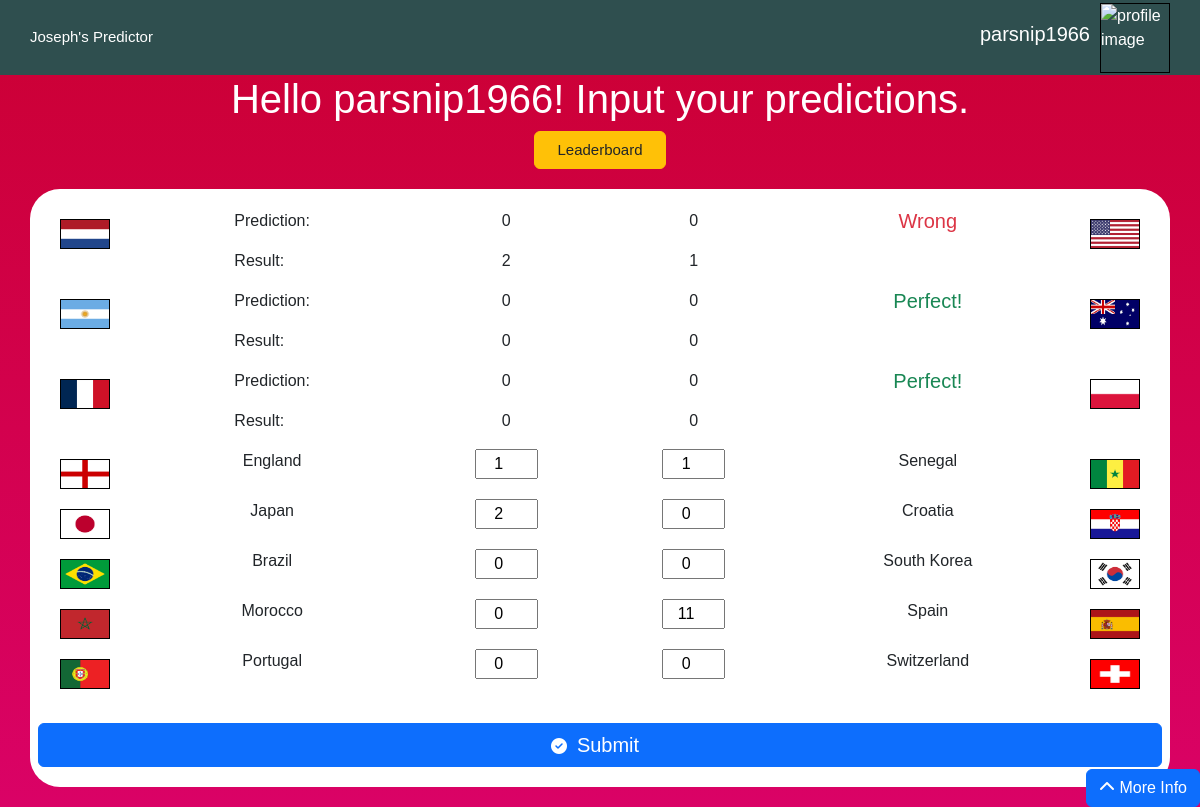
The app's page /submitted (signed in) with its own data.
### main.py (models this page shows)
class User(UserMixin, db.Model):
    id = db.Column(db.Integer, primary_key=True)
    email = db.Column(db.String(100), unique=True)
    password = db.Column(db.String(100))
    username = db.Column(db.String(20))
    predictions = db.Column(JSON)
    score = db.Column(db.Integer)
    position = db.Column(db.Integer)
    image = db.Column(db.String(100))

### main.py (the view)
@app.route("/submitted", methods=['GET', 'POST'])
@login_required
def submitted():
    global preDICTions, username, position
    username = current_user.username
    position = current_user.position
    preDICTions = loads(current_user.predictions)
    if username == "parsnip1966":
        preDICTions["payload"][0] = 0
        preDICTions["payload"][1] = 0
        preDICTions["payload"][2] = 0
        preDICTions["payload"][3] = 0
        preDICTions["payload"][4] = 0
        preDICTions["payload"][5] = 0
        preDICTions["payload"][6] = 0
        preDICTions["payload"][7] = 0
        preDICTions["payload"][8] = 0
        preDICTions["payload"][9] = 0
        preDICTions["payload"][10] = 0
        preDICTions["payload"][11] = 0
        preDICTions["payload"][12] = 0
        preDICTions["payload"][13] = 0
        preDICTions["payload"][14] = 0
        preDICTions["payload"][15] = 0
        preDICTions["payload"][16] = 0
        preDICTions["payload"][17] = 0
        preDICTions["payload"][18] = 0
        preDICTions["payload"][19] = 0
        preDICTions["payload"][20] = 0
        preDICTions["payload"][21] = 0
        preDICTions["payload"][22] = 0
        preDICTions["payload"][23] = 0
        preDICTions["payload"][24] = 0
        preDICTions["payload"][25] = 0
        preDICTions["payload"][26] = 0
        preDICTions["payload"][27] = 0
        preDICTions["payload"][28] = 0
        preDICTions["payload"][29] = 0
        preDICTions["payload"][30] = 0
        preDICTions["payload"][31] = 0
        preDICTions["payload"][32] = 0
        preDICTions["payload"][33] = 0
        preDICTions["payload"][34] = 0
        preDICTions["payload"][35] = 0
        preDICTions["payload"][36] = 0
        preDICTions["payload"][37] = 0
        preDICTions["payload"][38] = 0
        preDICTions["payload"][39] = 0
        preDICTions["payload"][40] = 0
        preDICTions["payload"][41] = 0
        preDICTions["payload"][42] = 0
        preDICTions["payload"][43] = 0
        preDICTions["payload"][44] = 0
        preDICTions["payload"][45] = 0
        preDICTions["payload"][46] = 0
        preDICTions["payload"][47] = 0
        preDICTions["payload"][48] = 0
        preDICTions["payload"][49] = 0
        preDICTions["payload"][50] = 0
        preDICTions["payload"][51] = 0
        preDICTions["payload"][52] = 0
        preDICTions["payload"][53] = 0
        preDICTions["payload"][54] = 0
        preDICTions["payload"][55] = 0
        preDICTions["payload"][56] = 0
        preDICTions["payload"][57] = 0
        preDICTions["payload"][58] = 0
        preDICTions["payload"][59] = 0
        preDICTions["payload"][60] = 0
        preDICTions["payload"][61] = 0
        preDICTions["payload"][62] = 0
        preDICTions["payload"][63] = 0
        preDICTions["payload"][64] = 0
        preDICTions["payload"][65] = 0
        preDICTions["payload"][66] = 0
        preDICTions["payload"][67] = 0
        preDICTions["payload"][68] = 0
        preDICTions["payload"][69] = 0
        preDICTions["payload"][70] = 0
        preDICTions["payload"][71] = 0
        preDICTions["payload"][72] = 0
        preDICTions["payload"][73] = 0
        preDICTions["payload"][74] = 0
        preDICTions["payload"][75] = 0
        preDICTions["payload"][76] = 0
        preDICTions["payload"][77] = 0
        preDICTions["payload"][78] = 0
        preDICTions["payload"][79] = 0
        preDICTions["payload"][80] = 0
        preDICTions["payload"][81] = 0
        preDICTions["payload"][82] = 0
        preDICTions["payload"][83] = 0
        preDICTions["payload"][84] = 0
        preDICTions["payload"][85] = 0
        preDICTions["payload"][86] = 0
        preDICTions["payload"][87] = 0
        preDICTions["payload"][88] = 0
        preDICTions["payload"][89] = 0
        preDICTions["payload"][90] = 0
        preDICTions["payload"][91] = 0
        preDICTions["payload"][92] = 0
        preDICTions["payload"][93] = 0
        preDICTions["payload"][94] = 0
        preDICTions["payload"][95] = 0
        preDICTions["payload"][96] = 0
        preDICTions['payload'][8] = 2
        preDICTions['payload'][9] = 0
        preDICTions['payload'][10] = 1
        preDICTions['payload'][11] = 2
        preDICTions['payload'][20] = 0
        preDICTions['payload'][21] = 3
        preDICTions['payload'][22] = 0
        preDICTions['payload'][23] = 1
        current_user.predictions = dumps(preDICTions)
        db.session.commit()
    calculate_score()
    if request.method == "POST":
        for num, i in enumerate(request.form):
            preDICTions['payload'][num] = request.form[i]
        current_user.predictions = dumps(preDICTions)
        db.session.commit()
        return render_template("submitted.html", username=username, predictions=preDICTions['payload'], score=current_user.score, position=position, pfp=pfp)
    return render_template("roundof16.html", username=username, predictions=preDICTions['payload'], score=current_user.score, countries=countries, pfp=pfp, real_scores=real_scores)

### main.py (called while the page is built)
def calculate_score():
    current_user.score = 0
    for i in range(0, 126, 2):
        if real_scores[i] != -1:
            print(preDICTions["payload"][i], preDICTions["payload"][i+1])
            if real_scores[i] == int(preDICTions["payload"][i]) and real_scores[i+1] == int(preDICTions["payload"][i+1]):
                current_user.score += 3
            elif real_scores[i] > real_scores[i+1] and int(preDICTions["payload"][i]) > int(preDICTions["payload"][i+1]):
                current_user.score += 1
            elif real_scores[i] < real_scores[i+1] and int(preDICTions["payload"][i]) < int(preDICTions["payload"][i+1]):
                current_user.score += 1
            elif real_scores[i] == real_scores[i+1] and int(preDICTions["payload"][i]) == int(preDICTions["payload"][i+1]):
                current_user.score += 1

@login_manager.user_loader
def load_user(user_id):
    return User.query.get(int(user_id))

### templates/roundof16.html (shortened to what this page needs)
{% extends "base.html" %}
{% block body %}
  <h1 class="white-text">Hello {{username}}! Input your predictions.</h1>
  <button class="btn btn-warning"><a class="blank-link text-dark" href="{{ url_for('leaderboard') }}">Leaderboard</a></button>
  <form class="container content" action="{{ url_for('submitted') }}" method="POST">
    {% for i in range(56) %}
      {% set number = i*2 %}
      {% set filename = "flags/" + countries[number] + ".png" %}
      {% set filename2 = "flags/" + countries[number+1] + ".png" %}
      {% set name = "game" + number|string + "-1" %}
      {% set name2 = "game" + number|string + "-2" %}
      <div class="row">
        <div class="col-1 aligned-center">
          {% if number > 95 %}
            <img src="{{ url_for("static", filename=filename) }}">
          {% endif %}
        </div>
        <div class="col-3 aligned-center">
          {% if number > 95 %}
            {% if real_scores[number] == -1 %}
              <p>{{countries[number]}}</p>
            {% else %}
              <div class="scores-container">
                <p>Prediction:</p>
                <p>Result:</p>
              </div>
            {% endif %}
          {% endif %}
        </div>
        <div class="col-2 aligned-center">
          {% if real_scores[number] != -1 %}
            {% if number > 95 %}
              <div class="scores-container">
                <p>{{predictions[number]}}</p>
                <p>{{real_scores[number]}}</p>
              </div>
            {% endif %}
          {% else %}
            <input name={{name}} type="number" min="0" max="20", value="{{predictions[number]}}">
          {% endif %}
        </div>
        <div class="col-2 aligned-center">
          {% if real_scores[number] != -1 %}
            {% if number > 95 %}
              <div class="scores-container">
                <p>{{predictions[number+1]}}</p>
                <p>{{real_scores[number+1]}}</p>
              </div>
            {% endif %}
          {% else %}
            <input name={{name2}} type="number" min="0" max="20", value="{{predictions[number+1]}}">
          {% endif %}
        </div>
        <div class="col-3 aligned-center">
          {% if real_scores[number] == -1 %}
            <p>{{countries[number+1]}}</p>
          {% else %}
            {% if number > 95 %}
              {% if real_scores[number] == "-" %}
                <h3 class="text-secondary">In play...</h3>
              {% elif predictions[number]|int == real_scores[number] and predictions[number+1]|int == real_scores[number+1] %}
                <h3 class="text-success">Perfect!</h3>
              {% elif real_scores[number] > real_scores[number+1] and predictions[number]|int > predictions[number+1]|int %}
                <h3 class="text-primary">Good!</h3>
              {% elif real_scores[number] < real_scores[number+1] and predictions[number]|int < predictions[number+1]|int %}
                <h3 class="text-primary">Good!</h3>
              {% elif real_scores[number] == real_scores[number+1] and predictions[number]|int == predictions[number+1]|int %}
                <h3 class="text-primary">Good!</h3>
              {% else %}
                <h3 class="text-danger">Wrong</h3>
              {% endif %}
            {% endif %}
          {% endif %}
        </div>
        <div class="col-1 aligned-center">
          {% if number > 95 %}
            <img src="{{ url_for("static", filename=filename2) }}">
          {% endif %}
        </div>
      </div>
    {% endfor %}
    <br>
    <div class="row">
      <button class="btn btn-primary" type="submit"><i class="fas fa-circle-check"></i><a id="submit-button" class="blank-link">Submit</a></button>
    </div>
  </form>
</body>
</html>
{% endblock %}

### templates/base.html (shortened to what this page needs)
<!DOCTYPE html>
<html lang="en">
<head>
  <link href="https://cdn.jsdelivr.net/npm/bootstrap@5.2.0-beta1/dist/css/bootstrap.min.css" rel="stylesheet"
>
  <link rel="stylesheet" href="{{ url_for("static", filename="css/style.css") }}">
  <link rel="stylesheet" href="https://cdnjs.cloudflare.com/ajax/libs/animate.css/4.1.1/animate.min.css"/>
  <link rel="stylesheet" href="https://cdnjs.cloudflare.com/ajax/libs/dropzone/5.7.1/min/dropzone.min.css">
</head>
</head>
<header>
  <a class="blank-link" href="{{ url_for('submitted') }}">Joseph's Predictor</a>
  <div class="profile" id="profile">
    {% if current_user.is_authenticated %}
    <h3 id="profile-name">{{username}}</h3>
    <img class="pfp" src="{{ url_for('static', filename='pfps/'+pfp) }}" alt="profile image">
    {% endif %}
  </div>
</header>
<body>
  <button class="btn btn-primary" id="expand"><i class="fas fa-chevron-up"></i> More Info</button>
  {% block body %} {% endblock %}
</body>
</html>

### static/css/style.css (style rules this page uses)
body { display: flex; flex-direction: column; justify-content: center; align-items: center; background-image: linear-gradient(#cb0033, #da0266); font-family: Arial, Helvetica, sans-serif; }
header { display: flex; justify-content: space-between; align-items: center; height: 75px; width: 100%; padding: 20px; background-color: darkslategrey; font-family: Arial, Helvetica, sans-serif; }
h1 { color: white; }
h3 { font-size: 20px; }
img { width: 50px; height: 30px; margin: 10px; border: 1px solid black; }
a { font-size: 15px; }
.content { background-color: white; border-radius: 30px; margin: 20px; padding: 20px; }
#profile { display: flex; float: right; color: white; align-items: center; }
.blank-link { font-size: 15px; text-decoration: none; margin: 10px; color: white; }
.pfp { width: 70px; height: 70px; padding: 0; }
#expand { position: fixed; bottom: 0; right: 0; }
#submit-button { font-size: 20px; }
.scores-container { display: flex; flex-direction: column; }

### records on screen
User: username "parsnip1966", shows a picture, shows "Prediction:", position "0", shows "Perfect!"

### other values on screen
{{ predictions[number] }} "0"
{{ real_scores[number] }} "2"
{{ predictions[number+1] }} "0"
{{ real_scores[number+1] }} "1"
{{ countries[number] }} "England" "Japan" "Brazil" "Morocco" "Portugal"
{{ countries[number+1] }} "Senegal" "Croatia" "South Korea" "Spain" "Switzerland"
